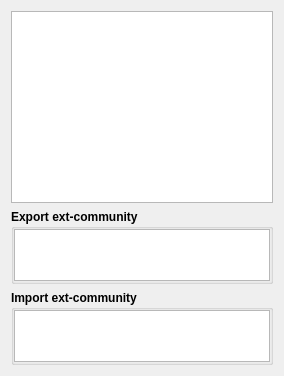
               <widget class="QWidget" name="newConfVpn">
                <attribute name="title">
                 <string>VPN</string>
                </attribute>
                <layout class="QVBoxLayout" name="verticalLayout_26">
                 <item>
                  <widget class="QTableView" name="newVpnTV">
                   <property name="font">
                    <font>
                     <pointsize>11</pointsize>
                     <weight>50</weight>
                     <bold>false</bold>
                    </font>
                   </property>
                   <property name="alternatingRowColors">
                    <bool>true</bool>
                   </property>
                   <property name="selectionMode">
                    <enum>QAbstractItemView::SingleSelection</enum>
                   </property>
                   <property name="selectionBehavior">
                    <enum>QAbstractItemView::SelectRows</enum>
                   </property>
                  </widget>
                 </item>
                 <item>
                  <widget class="QGroupBox" name="groupBox_14">
                   <property name="minimumSize">
                    <size>
                     <width>170</width>
                     <height>75</height>
                    </size>
                   </property>
                   <property name="maximumSize">
                    <size>
                     <width>16777215</width>
                     <height>75</height>
                    </size>
                   </property>
                   <property name="font">
                    <font>
                     <weight>75</weight>
                     <bold>true</bold>
                    </font>
                   </property>
                   <property name="title">
                    <string>Export ext-community</string>
                   </property>
                   <layout class="QVBoxLayout" name="verticalLayout_24">
                    <property name="spacing">
                     <number>0</number>
                    </property>
                    <property name="leftMargin">
                     <number>0</number>
                    </property>
                    <property name="topMargin">
                     <number>0</number>
                    </property>
                    <property name="rightMargin">
                     <number>0</number>
                    </property>
                    <property name="bottomMargin">
                     <number>0</number>
                    </property>
                    <item>
                     <widget class="QListView" name="newExpLV">
                      <property name="font">
                       <font>
                        <pointsize>11</pointsize>
                        <weight>50</weight>
                        <bold>false</bold>
                       </font>
                      </property>
                      <property name="frameShape">
                       <enum>QFrame::StyledPanel</enum>
                      </property>
                      <property name="alternatingRowColors">
                       <bool>true</bool>
                      </property>
                      <property name="flow">
                       <enum>QListView::LeftToRight</enum>
                      </property>
                      <property name="spacing">
                       <number>5</number>
                      </property>
                      <property name="wordWrap">
                       <bool>true</bool>
                      </property>
                     </widget>
                    </item>
                   </layout>
                  </widget>
                 </item>
                 <item>
                  <widget class="QGroupBox" name="groupBox_15">
                   <property name="minimumSize">
                    <size>
                     <width>170</width>
                     <height>75</height>
                    </size>
                   </property>
                   <property name="maximumSize">
                    <size>
                     <width>16777215</width>
                     <height>75</height>
                    </size>
                   </property>
                   <property name="font">
                    <font>
                     <weight>75</weight>
                     <bold>true</bold>
                    </font>
                   </property>
                   <property name="title">
                    <string>Import ext-community</string>
                   </property>
                   <layout class="QVBoxLayout" name="verticalLayout_25">
                    <property name="spacing">
                     <number>0</number>
                    </property>
                    <property name="leftMargin">
                     <number>0</number>
                    </property>
                    <property name="topMargin">
                     <number>0</number>
                    </property>
                    <property name="rightMargin">
                     <number>0</number>
                    </property>
                    <property name="bottomMargin">
                     <number>0</number>
                    </property>
                    <item>
                     <widget class="QListView" name="newImpLV">
                      <property name="font">
                       <font>
                        <pointsize>11</pointsize>
                        <weight>50</weight>
                        <bold>false</bold>
                       </font>
                      </property>
                      <property name="frameShape">
                       <enum>QFrame::StyledPanel</enum>
                      </property>
                      <property name="alternatingRowColors">
                       <bool>true</bool>
                      </property>
                      <property name="flow">
                       <enum>QListView::LeftToRight</enum>
                      </property>
                      <property name="spacing">
                       <number>5</number>
                      </property>
                      <property name="wordWrap">
                       <bool>true</bool>
                      </property>
                     </widget>
                    </item>
                   </layout>
                  </widget>
                 </item>
                </layout>
               </widget>
